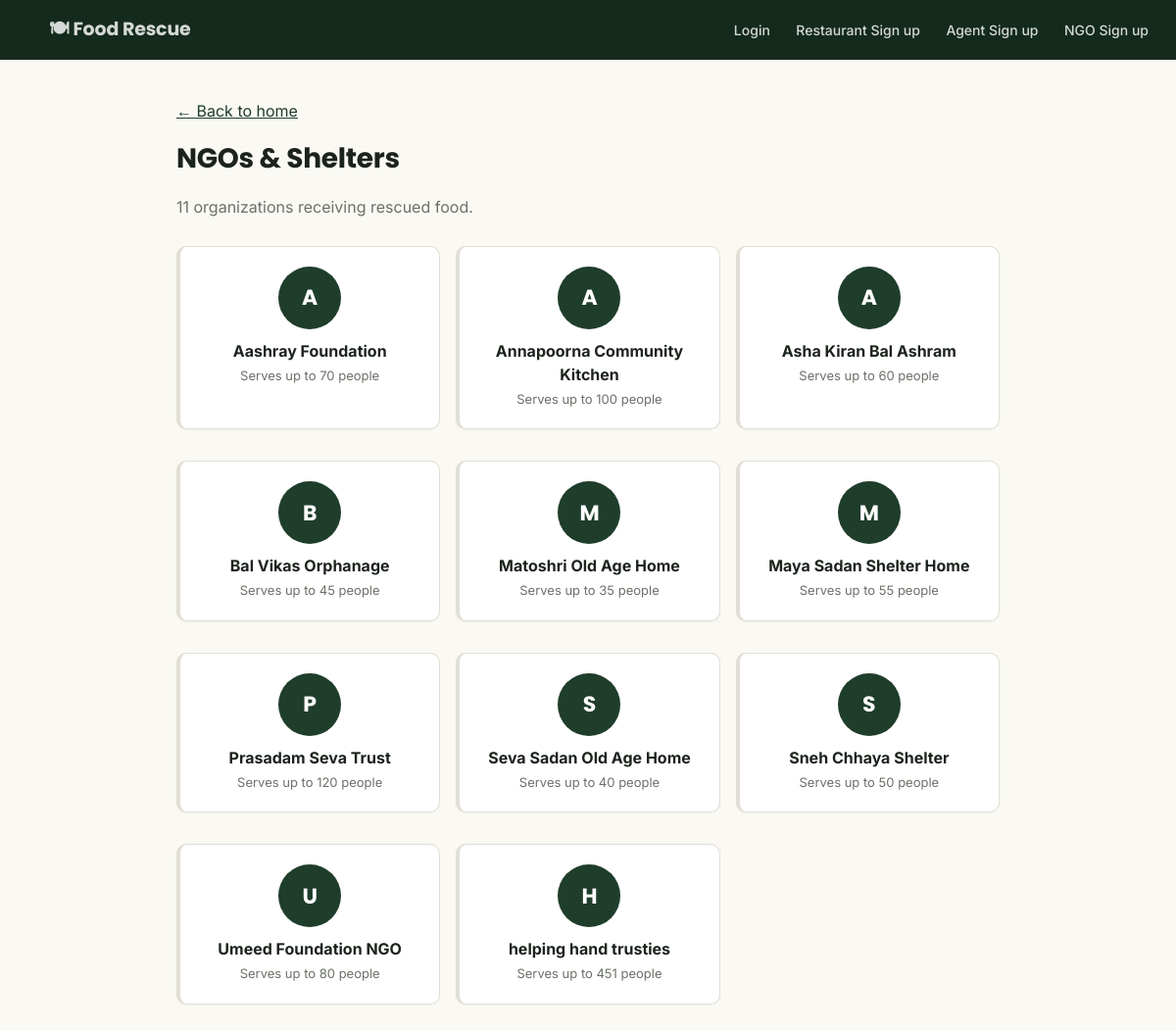
Page /ngos/ on the committed database.
### donations/models.py (models this page shows, shortened)
class Recipient(models.Model):
    RECIPIENT_TYPE_CHOICES = [
        ('ngo', 'NGO'),
        ('shelter', 'Shelter'),
        ('orphanage', 'Orphanage'),
        ('old_age_home', 'Old age home'),
        ('community_kitchen', 'Community kitchen'),
        ('other', 'Other'),
    ]
    user = models.OneToOneField(
        User, on_delete=models.CASCADE, related_name='recipient', null=True, blank=True
    )
    name = models.CharField(max_length=300)
    recipient_type = models.CharField(max_length=20, choices=RECIPIENT_TYPE_CHOICES, default='other')
    contact_person = models.CharField(max_length=100)
    phone_number = models.CharField(max_length=15)
    email = models.EmailField(unique=True)
    address = models.CharField(max_length=300)
    latitude = models.FloatField(db_index=True)
    longitude = models.FloatField(db_index=True)
    capacity_people = models.PositiveIntegerField(
        help_text='Approx. number of people this recipient can serve per delivery.'
    )
    verification_status = models.CharField(
        max_length=15, choices=VerificationStatus.CHOICES,
        default=VerificationStatus.PENDING, db_index=True,
    )
    is_active = models.BooleanField(default=True)
    date_joined = models.DateTimeField(auto_now_add=True)
    updated_at = models.DateTimeField(auto_now=True)

### donations/views_frontend.py (the view)
def recipient_list_view(request):
    recipients = Recipient.objects.all().order_by('name')
    return render(request, 'donations/recipient_list.html', {'recipients': recipients})

### templates/donations/recipient_list.html (shortened to what this page needs)
{% extends "base.html" %}
{% block content %}
<a href="{% url 'home' %}">← Back to home</a>
<h2 style="margin-top:16px;">NGOs & Shelters</h2>
<p style="color:var(--muted); margin-bottom:28px;">{{ recipients|length }} organization{{ recipients|length|pluralize }} receiving rescued food.</p>
{% if recipients %}
<div class="directory-grid">
    {% for recipient in recipients %}
    <div class="card directory-card">
        <div class="directory-logo-placeholder">{{ recipient.name|first|upper }}</div>
        <strong>{{ recipient.name }}</strong>
        <p style="font-size:13px; color:var(--muted); margin:4px 0 0;">
            Serves up to {{ recipient.capacity_people }} people
        </p>
    </div>
    {% endfor %}
</div>
{% else %}
    <div class="empty-state">No NGOs registered yet.</div>
{% endif %}
{% endblock %}

### templates/base.html (style rules this page uses)
:root { --ink: #1C231C; --paper: #FAF9F4; --forest: #1F3D2B; --forest-dark: #142A1D; --marigold: #E8A33D; --marigold-dark: #C87F1F; --line: #E1DFD5; --muted: #6B7268; --white: #FFFFFF; --pending-bg: #FBEFD8; --pending-fg: #92600D; --assigned-bg: #E1E9F5; --assigned-fg: #2B4A8A; --pickedup-bg: #EAE3F7; --pickedup-fg: #5B3A9E; --delivered-bg: #E1EEE1; --delivered-fg: #1F5C31; --cancelled-bg: #F8E2E0; --cancelled-fg: #A3392E; }
* { box-sizing: border-box; }
body { font-family: 'Inter', system-ui, sans-serif; margin: 0; background: var(--paper); color: var(--ink); line-height: 1.5; }
h1, h2, h3 { font-family: 'Poppins', system-ui, sans-serif; font-weight: 700; letter-spacing: -0.01em; margin: 0 0 8px; }
h2 { font-size: 28px; }
.card { background: var(--white); border: 1px solid var(--line); border-left: 4px solid var(--line); border-radius: 10px; padding: 20px 22px; margin-bottom: 16px; box-shadow: 0 1px 2px rgba(28, 35, 28, 0.04); }
.directory-grid { display: grid; grid-template-columns: repeat(auto-fill, minmax(200px, 1fr)); gap: 16px; }
.directory-card { text-align: center; }
.directory-logo-placeholder { width: 64px; height: 64px; border-radius: 50%; margin: 0 auto 10px; background: var(--forest); color: var(--white); display: flex; align-items: center; justify-content: center; font-family: 'Poppins', sans-serif; font-weight: 700; font-size: 22px; }
a { color: var(--forest); }

### rows in the picture
Recipient: name|first "A", name "Aashray Foundation", capacity_people "70"
Recipient: name|first "A", name "Annapoorna Community Kitchen", capacity_people "100"
Recipient: name|first "A", name "Asha Kiran Bal Ashram", capacity_people "60"
Recipient: name|first "B", name "Bal Vikas Orphanage", capacity_people "45"
Recipient: name|first "M", name "Matoshri Old Age Home", capacity_people "35"
Recipient: name|first "M", name "Maya Sadan Shelter Home", capacity_people "55"
Recipient: name|first "P", name "Prasadam Seva Trust", capacity_people "120"
Recipient: name|first "S", name "Seva Sadan Old Age Home", capacity_people "40"
Recipient: name|first "S", name "Sneh Chhaya Shelter", capacity_people "50"
Recipient: name|first "U", name "Umeed Foundation NGO", capacity_people "80"
Recipient: name|first "H", name "helping hand trusties", capacity_people "451"

### other values in the picture
{{ recipients|length }} "11"
